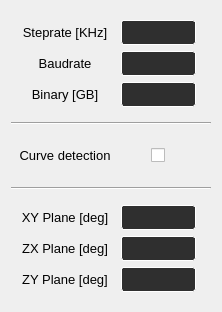
         <widget class="QWidget" name="tab_5">
          <attribute name="title">
           <string>Advanced</string>
          </attribute>
          <layout class="QVBoxLayout" name="verticalLayout_4">
           <item alignment="Qt::AlignLeft">
            <widget class="QFrame" name="frame_12">
             <property name="sizePolicy">
              <sizepolicy hsizetype="Minimum" vsizetype="Minimum">
               <horstretch>0</horstretch>
               <verstretch>0</verstretch>
              </sizepolicy>
             </property>
             <property name="minimumSize">
              <size>
               <width>200</width>
               <height>100</height>
              </size>
             </property>
             <property name="maximumSize">
              <size>
               <width>220</width>
               <height>120</height>
              </size>
             </property>
             <property name="frameShape">
              <enum>QFrame::NoFrame</enum>
             </property>
             <property name="frameShadow">
              <enum>QFrame::Raised</enum>
             </property>
             <layout class="QGridLayout" name="gridLayout_7">
              <item row="3" column="0" alignment="Qt::AlignHCenter|Qt::AlignVCenter">
               <widget class="QLabel" name="l35">
                <property name="minimumSize">
                 <size>
                  <width>90</width>
                  <height>20</height>
                 </size>
                </property>
                <property name="maximumSize">
                 <size>
                  <width>90</width>
                  <height>20</height>
                 </size>
                </property>
                <property name="font">
                 <font>
                  <pointsize>10</pointsize>
                 </font>
                </property>
                <property name="text">
                 <string>Binary [GB]</string>
                </property>
                <property name="alignment">
                 <set>Qt::AlignCenter</set>
                </property>
               </widget>
              </item>
              <item row="1" column="1" alignment="Qt::AlignHCenter|Qt::AlignVCenter">
               <widget class="QPlainTextEdit" name="b47">
                <property name="minimumSize">
                 <size>
                  <width>75</width>
                  <height>25</height>
                 </size>
                </property>
                <property name="maximumSize">
                 <size>
                  <width>75</width>
                  <height>25</height>
                 </size>
                </property>
                <property name="font">
                 <font>
                  <pointsize>9</pointsize>
                 </font>
                </property>
                <property name="styleSheet">
                 <string notr="true">QPlainTextEdit{
background-color: rgb(47, 47, 47);
color: rgb(255, 255, 255);
border-style: solid;
border-radius:3px;
border-width:1px; 
border-color:white;
}
QPlainTextEdit:hover{
border-color: rgb(85, 170, 255);
}
QPlainTextEdit:focus{
border-color: rgb(85, 170, 255);
}
QPlainTextEdit:disabled {
background-color: rgb(63, 63, 63);
color: rgb(0, 0, 0);
border-color:rgb(120, 120, 120)
}</string>
                </property>
                <property name="verticalScrollBarPolicy">
                 <enum>Qt::ScrollBarAlwaysOff</enum>
                </property>
                <property name="horizontalScrollBarPolicy">
                 <enum>Qt::ScrollBarAlwaysOff</enum>
                </property>
               </widget>
              </item>
              <item row="2" column="1" alignment="Qt::AlignHCenter|Qt::AlignVCenter">
               <widget class="QPlainTextEdit" name="b48">
                <property name="minimumSize">
                 <size>
                  <width>75</width>
                  <height>25</height>
                 </size>
                </property>
                <property name="maximumSize">
                 <size>
                  <width>75</width>
                  <height>25</height>
                 </size>
                </property>
                <property name="font">
                 <font>
                  <pointsize>9</pointsize>
                 </font>
                </property>
                <property name="styleSheet">
                 <string notr="true">QPlainTextEdit{
background-color: rgb(47, 47, 47);
color: rgb(255, 255, 255);
border-style: solid;
border-radius:3px;
border-width:1px; 
border-color:white;
}
QPlainTextEdit:hover{
border-color: rgb(85, 170, 255);
}
QPlainTextEdit:focus{
border-color: rgb(85, 170, 255);
}
QPlainTextEdit:disabled {
background-color: rgb(63, 63, 63);
color: rgb(0, 0, 0);
border-color:rgb(120, 120, 120)
}</string>
                </property>
                <property name="verticalScrollBarPolicy">
                 <enum>Qt::ScrollBarAlwaysOff</enum>
                </property>
                <property name="horizontalScrollBarPolicy">
                 <enum>Qt::ScrollBarAlwaysOff</enum>
                </property>
               </widget>
              </item>
              <item row="3" column="1" alignment="Qt::AlignHCenter|Qt::AlignVCenter">
               <widget class="QPlainTextEdit" name="b49">
                <property name="minimumSize">
                 <size>
                  <width>75</width>
                  <height>25</height>
                 </size>
                </property>
                <property name="maximumSize">
                 <size>
                  <width>75</width>
                  <height>25</height>
                 </size>
                </property>
                <property name="font">
                 <font>
                  <pointsize>9</pointsize>
                 </font>
                </property>
                <property name="styleSheet">
                 <string notr="true">QPlainTextEdit{
background-color: rgb(47, 47, 47);
color: rgb(255, 255, 255);
border-style: solid;
border-radius:3px;
border-width:1px; 
border-color:white;
}
QPlainTextEdit:hover{
border-color: rgb(85, 170, 255);
}
QPlainTextEdit:focus{
border-color: rgb(85, 170, 255);
}
QPlainTextEdit:disabled {
background-color: rgb(63, 63, 63);
color: rgb(0, 0, 0);
border-color:rgb(120, 120, 120)
}</string>
                </property>
                <property name="verticalScrollBarPolicy">
                 <enum>Qt::ScrollBarAlwaysOff</enum>
                </property>
                <property name="horizontalScrollBarPolicy">
                 <enum>Qt::ScrollBarAlwaysOff</enum>
                </property>
               </widget>
              </item>
              <item row="1" column="0" alignment="Qt::AlignHCenter|Qt::AlignVCenter">
               <widget class="QLabel" name="l33">
                <property name="minimumSize">
                 <size>
                  <width>90</width>
                  <height>20</height>
                 </size>
                </property>
                <property name="maximumSize">
                 <size>
                  <width>90</width>
                  <height>20</height>
                 </size>
                </property>
                <property name="font">
                 <font>
                  <pointsize>10</pointsize>
                 </font>
                </property>
                <property name="text">
                 <string>Steprate [KHz]</string>
                </property>
                <property name="alignment">
                 <set>Qt::AlignCenter</set>
                </property>
               </widget>
              </item>
              <item row="2" column="0" alignment="Qt::AlignHCenter|Qt::AlignVCenter">
               <widget class="QLabel" name="l34">
                <property name="minimumSize">
                 <size>
                  <width>90</width>
                  <height>20</height>
                 </size>
                </property>
                <property name="maximumSize">
                 <size>
                  <width>90</width>
                  <height>20</height>
                 </size>
                </property>
                <property name="font">
                 <font>
                  <pointsize>10</pointsize>
                 </font>
                </property>
                <property name="text">
                 <string>Baudrate</string>
                </property>
                <property name="alignment">
                 <set>Qt::AlignCenter</set>
                </property>
               </widget>
              </item>
             </layout>
            </widget>
           </item>
           <item>
            <widget class="Line" name="line_3">
             <property name="styleSheet">
              <string notr="true"/>
             </property>
             <property name="orientation">
              <enum>Qt::Horizontal</enum>
             </property>
            </widget>
           </item>
           <item alignment="Qt::AlignLeft">
            <widget class="QFrame" name="frame_16">
             <property name="enabled">
              <bool>true</bool>
             </property>
             <property name="sizePolicy">
              <sizepolicy hsizetype="Minimum" vsizetype="Minimum">
               <horstretch>0</horstretch>
               <verstretch>0</verstretch>
              </sizepolicy>
             </property>
             <property name="minimumSize">
              <size>
               <width>200</width>
               <height>50</height>
              </size>
             </property>
             <property name="maximumSize">
              <size>
               <width>220</width>
               <height>50</height>
              </size>
             </property>
             <property name="frameShape">
              <enum>QFrame::NoFrame</enum>
             </property>
             <property name="frameShadow">
              <enum>QFrame::Raised</enum>
             </property>
             <layout class="QGridLayout" name="gridLayout_13">
              <item row="0" column="0">
               <widget class="QLabel" name="l30_2">
                <property name="minimumSize">
                 <size>
                  <width>90</width>
                  <height>20</height>
                 </size>
                </property>
                <property name="maximumSize">
                 <size>
                  <width>90</width>
                  <height>20</height>
                 </size>
                </property>
                <property name="font">
                 <font>
                  <pointsize>10</pointsize>
                 </font>
                </property>
                <property name="text">
                 <string>Curve detection</string>
                </property>
                <property name="alignment">
                 <set>Qt::AlignCenter</set>
                </property>
               </widget>
              </item>
              <item row="0" column="1" alignment="Qt::AlignHCenter|Qt::AlignVCenter">
               <widget class="QCheckBox" name="c28">
                <property name="minimumSize">
                 <size>
                  <width>15</width>
                  <height>25</height>
                 </size>
                </property>
                <property name="maximumSize">
                 <size>
                  <width>15</width>
                  <height>25</height>
                 </size>
                </property>
                <property name="text">
                 <string/>
                </property>
               </widget>
              </item>
             </layout>
            </widget>
           </item>
           <item>
            <widget class="Line" name="line_4">
             <property name="styleSheet">
              <string notr="true"/>
             </property>
             <property name="orientation">
              <enum>Qt::Horizontal</enum>
             </property>
            </widget>
           </item>
           <item alignment="Qt::AlignLeft">
            <widget class="QFrame" name="frame_17">
             <property name="sizePolicy">
              <sizepolicy hsizetype="Minimum" vsizetype="Minimum">
               <horstretch>0</horstretch>
               <verstretch>0</verstretch>
              </sizepolicy>
             </property>
             <property name="minimumSize">
              <size>
               <width>200</width>
               <height>100</height>
              </size>
             </property>
             <property name="maximumSize">
              <size>
               <width>220</width>
               <height>120</height>
              </size>
             </property>
             <property name="frameShape">
              <enum>QFrame::NoFrame</enum>
             </property>
             <property name="frameShadow">
              <enum>QFrame::Raised</enum>
             </property>
             <layout class="QGridLayout" name="gridLayout_14">
              <item row="3" column="0" alignment="Qt::AlignHCenter|Qt::AlignVCenter">
               <widget class="QLabel" name="l29_2">
                <property name="minimumSize">
                 <size>
                  <width>90</width>
                  <height>20</height>
                 </size>
                </property>
                <property name="maximumSize">
                 <size>
                  <width>90</width>
                  <height>20</height>
                 </size>
                </property>
                <property name="font">
                 <font>
                  <pointsize>10</pointsize>
                 </font>
                </property>
                <property name="text">
                 <string>ZY Plane [deg]</string>
                </property>
                <property name="alignment">
                 <set>Qt::AlignCenter</set>
                </property>
               </widget>
              </item>
              <item row="1" column="1" alignment="Qt::AlignHCenter|Qt::AlignVCenter">
               <widget class="QPlainTextEdit" name="b50">
                <property name="minimumSize">
                 <size>
                  <width>75</width>
                  <height>25</height>
                 </size>
                </property>
                <property name="maximumSize">
                 <size>
                  <width>75</width>
                  <height>25</height>
                 </size>
                </property>
                <property name="font">
                 <font>
                  <pointsize>9</pointsize>
                 </font>
                </property>
                <property name="styleSheet">
                 <string notr="true">QPlainTextEdit{
background-color: rgb(47, 47, 47);
color: rgb(255, 255, 255);
border-style: solid;
border-radius:3px;
border-width:1px; 
border-color:white;
}
QPlainTextEdit:hover{
border-color: rgb(85, 170, 255);
}
QPlainTextEdit:focus{
border-color: rgb(85, 170, 255);
}
QPlainTextEdit:disabled {
background-color: rgb(63, 63, 63);
color: rgb(0, 0, 0);
border-color:rgb(120, 120, 120)
}</string>
                </property>
                <property name="verticalScrollBarPolicy">
                 <enum>Qt::ScrollBarAlwaysOff</enum>
                </property>
                <property name="horizontalScrollBarPolicy">
                 <enum>Qt::ScrollBarAlwaysOff</enum>
                </property>
               </widget>
              </item>
              <item row="2" column="1" alignment="Qt::AlignHCenter|Qt::AlignVCenter">
               <widget class="QPlainTextEdit" name="b51">
                <property name="minimumSize">
                 <size>
                  <width>75</width>
                  <height>25</height>
                 </size>
                </property>
                <property name="maximumSize">
                 <size>
                  <width>75</width>
                  <height>25</height>
                 </size>
                </property>
                <property name="font">
                 <font>
                  <pointsize>9</pointsize>
                 </font>
                </property>
                <property name="styleSheet">
                 <string notr="true">QPlainTextEdit{
background-color: rgb(47, 47, 47);
color: rgb(255, 255, 255);
border-style: solid;
border-radius:3px;
border-width:1px; 
border-color:white;
}
QPlainTextEdit:hover{
border-color: rgb(85, 170, 255);
}
QPlainTextEdit:focus{
border-color: rgb(85, 170, 255);
}
QPlainTextEdit:disabled {
background-color: rgb(63, 63, 63);
color: rgb(0, 0, 0);
border-color:rgb(120, 120, 120)
}</string>
                </property>
                <property name="verticalScrollBarPolicy">
                 <enum>Qt::ScrollBarAlwaysOff</enum>
                </property>
                <property name="horizontalScrollBarPolicy">
                 <enum>Qt::ScrollBarAlwaysOff</enum>
                </property>
               </widget>
              </item>
              <item row="3" column="1" alignment="Qt::AlignHCenter|Qt::AlignVCenter">
               <widget class="QPlainTextEdit" name="b52">
                <property name="minimumSize">
                 <size>
                  <width>75</width>
                  <height>25</height>
                 </size>
                </property>
                <property name="maximumSize">
                 <size>
                  <width>75</width>
                  <height>25</height>
                 </size>
                </property>
                <property name="font">
                 <font>
                  <pointsize>9</pointsize>
                 </font>
                </property>
                <property name="styleSheet">
                 <string notr="true">QPlainTextEdit{
background-color: rgb(47, 47, 47);
color: rgb(255, 255, 255);
border-style: solid;
border-radius:3px;
border-width:1px; 
border-color:white;
}
QPlainTextEdit:hover{
border-color: rgb(85, 170, 255);
}
QPlainTextEdit:focus{
border-color: rgb(85, 170, 255);
}
QPlainTextEdit:disabled {
background-color: rgb(63, 63, 63);
color: rgb(0, 0, 0);
border-color:rgb(120, 120, 120)
}</string>
                </property>
                <property name="verticalScrollBarPolicy">
                 <enum>Qt::ScrollBarAlwaysOff</enum>
                </property>
                <property name="horizontalScrollBarPolicy">
                 <enum>Qt::ScrollBarAlwaysOff</enum>
                </property>
               </widget>
              </item>
              <item row="1" column="0" alignment="Qt::AlignHCenter|Qt::AlignVCenter">
               <widget class="QLabel" name="l27_2">
                <property name="minimumSize">
                 <size>
                  <width>90</width>
                  <height>20</height>
                 </size>
                </property>
                <property name="maximumSize">
                 <size>
                  <width>90</width>
                  <height>20</height>
                 </size>
                </property>
                <property name="font">
                 <font>
                  <pointsize>10</pointsize>
                 </font>
                </property>
                <property name="text">
                 <string>XY Plane [deg]</string>
                </property>
                <property name="alignment">
                 <set>Qt::AlignCenter</set>
                </property>
               </widget>
              </item>
              <item row="2" column="0" alignment="Qt::AlignHCenter|Qt::AlignVCenter">
               <widget class="QLabel" name="l28_2">
                <property name="minimumSize">
                 <size>
                  <width>90</width>
                  <height>20</height>
                 </size>
                </property>
                <property name="maximumSize">
                 <size>
                  <width>90</width>
                  <height>20</height>
                 </size>
                </property>
                <property name="font">
                 <font>
                  <pointsize>10</pointsize>
                 </font>
                </property>
                <property name="text">
                 <string>ZX Plane [deg]</string>
                </property>
                <property name="alignment">
                 <set>Qt::AlignCenter</set>
                </property>
               </widget>
              </item>
             </layout>
            </widget>
           </item>
          </layout>
         </widget>
